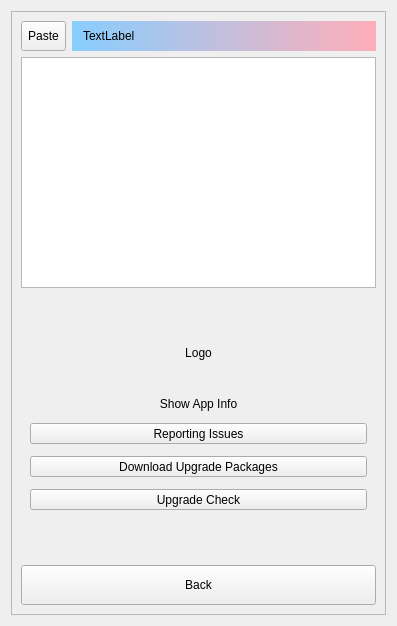
<?xml version="1.0" encoding="UTF-8"?>
<ui version="4.0">
 <class>dlgRemarks</class>
 <widget class="QDialog" name="dlgRemarks">
  <property name="geometry">
   <rect>
    <x>0</x>
    <y>0</y>
    <width>397</width>
    <height>626</height>
   </rect>
  </property>
  <property name="windowTitle">
   <string>About</string>
  </property>
  <layout class="QVBoxLayout" name="verticalLayout_3">
   <item>
    <widget class="QFrame" name="frame">
     <property name="frameShape">
      <enum>QFrame::StyledPanel</enum>
     </property>
     <property name="frameShadow">
      <enum>QFrame::Raised</enum>
     </property>
     <layout class="QVBoxLayout" name="verticalLayout_2">
      <item>
       <layout class="QHBoxLayout" name="horizontalLayout_3">
        <item>
         <widget class="QToolButton" name="btnPaste">
          <property name="sizePolicy">
           <sizepolicy hsizetype="Fixed" vsizetype="Preferred">
            <horstretch>0</horstretch>
            <verstretch>0</verstretch>
           </sizepolicy>
          </property>
          <property name="text">
           <string>Paste</string>
          </property>
         </widget>
        </item>
        <item>
         <widget class="QLabel" name="lblTitle">
          <property name="minimumSize">
           <size>
            <width>0</width>
            <height>30</height>
           </size>
          </property>
          <property name="styleSheet">
           <string notr="true">QLabel
{
border: 0px solid gray;
border-radius: 0px;
padding: 0 8px;
/*background: red;*/
 background-color:qlineargradient(spread:pad,x1:1,y1:0,x2:0,y2:0,stop:0 #FFAEB9,stop:1 #87CEFF);  
color:black;
selection-background-color: lightblue;
}</string>
          </property>
          <property name="text">
           <string>TextLabel</string>
          </property>
         </widget>
        </item>
       </layout>
      </item>
      <item>
       <widget class="QTextEdit" name="textEdit">
        <property name="sizePolicy">
         <sizepolicy hsizetype="Expanding" vsizetype="Expanding">
          <horstretch>0</horstretch>
          <verstretch>0</verstretch>
         </sizepolicy>
        </property>
       </widget>
      </item>
      <item>
       <widget class="QFrame" name="frameAbout">
        <property name="minimumSize">
         <size>
          <width>0</width>
          <height>100</height>
         </size>
        </property>
        <property name="frameShape">
         <enum>QFrame::NoFrame</enum>
        </property>
        <property name="frameShadow">
         <enum>QFrame::Raised</enum>
        </property>
        <layout class="QVBoxLayout" name="verticalLayout">
         <property name="spacing">
          <number>12</number>
         </property>
         <item>
          <spacer name="verticalSpacer_2">
           <property name="orientation">
            <enum>Qt::Vertical</enum>
           </property>
           <property name="sizeHint" stdset="0">
            <size>
             <width>20</width>
             <height>40</height>
            </size>
           </property>
          </spacer>
         </item>
         <item>
          <layout class="QHBoxLayout" name="horizontalLayout_2">
           <item>
            <spacer name="horizontalSpacer">
             <property name="orientation">
              <enum>Qt::Horizontal</enum>
             </property>
             <property name="sizeHint" stdset="0">
              <size>
               <width>40</width>
               <height>20</height>
              </size>
             </property>
            </spacer>
           </item>
           <item>
            <widget class="QLabel" name="lblLogo">
             <property name="sizePolicy">
              <sizepolicy hsizetype="Fixed" vsizetype="Fixed">
               <horstretch>0</horstretch>
               <verstretch>0</verstretch>
              </sizepolicy>
             </property>
             <property name="minimumSize">
              <size>
               <width>45</width>
               <height>0</height>
              </size>
             </property>
             <property name="text">
              <string>Logo</string>
             </property>
             <property name="alignment">
              <set>Qt::AlignCenter</set>
             </property>
            </widget>
           </item>
           <item>
            <spacer name="horizontalSpacer_2">
             <property name="orientation">
              <enum>Qt::Horizontal</enum>
             </property>
             <property name="sizeHint" stdset="0">
              <size>
               <width>40</width>
               <height>20</height>
              </size>
             </property>
            </spacer>
           </item>
          </layout>
         </item>
         <item>
          <widget class="QLabel" name="lblSpace">
           <property name="minimumSize">
            <size>
             <width>0</width>
             <height>10</height>
            </size>
           </property>
           <property name="maximumSize">
            <size>
             <width>16777215</width>
             <height>10</height>
            </size>
           </property>
           <property name="text">
            <string/>
           </property>
          </widget>
         </item>
         <item>
          <widget class="QLabel" name="lblAbout">
           <property name="text">
            <string>Show App Info</string>
           </property>
           <property name="alignment">
            <set>Qt::AlignCenter</set>
           </property>
          </widget>
         </item>
         <item>
          <widget class="QToolButton" name="btnHomePage">
           <property name="sizePolicy">
            <sizepolicy hsizetype="Preferred" vsizetype="Fixed">
             <horstretch>0</horstretch>
             <verstretch>0</verstretch>
            </sizepolicy>
           </property>
           <property name="text">
            <string>Reporting Issues</string>
           </property>
          </widget>
         </item>
         <item>
          <widget class="QToolButton" name="btnDownloadUP">
           <property name="sizePolicy">
            <sizepolicy hsizetype="Preferred" vsizetype="Fixed">
             <horstretch>0</horstretch>
             <verstretch>0</verstretch>
            </sizepolicy>
           </property>
           <property name="text">
            <string>Download Upgrade Packages</string>
           </property>
          </widget>
         </item>
         <item>
          <widget class="QToolButton" name="btnCheckUpdate">
           <property name="sizePolicy">
            <sizepolicy hsizetype="Preferred" vsizetype="Fixed">
             <horstretch>0</horstretch>
             <verstretch>0</verstretch>
            </sizepolicy>
           </property>
           <property name="text">
            <string>Upgrade Check</string>
           </property>
          </widget>
         </item>
         <item>
          <spacer name="verticalSpacer">
           <property name="orientation">
            <enum>Qt::Vertical</enum>
           </property>
           <property name="sizeHint" stdset="0">
            <size>
             <width>20</width>
             <height>40</height>
            </size>
           </property>
          </spacer>
         </item>
        </layout>
       </widget>
      </item>
      <item>
       <widget class="QToolButton" name="btnBack">
        <property name="sizePolicy">
         <sizepolicy hsizetype="Preferred" vsizetype="Fixed">
          <horstretch>0</horstretch>
          <verstretch>0</verstretch>
         </sizepolicy>
        </property>
        <property name="minimumSize">
         <size>
          <width>0</width>
          <height>40</height>
         </size>
        </property>
        <property name="text">
         <string>Back</string>
        </property>
       </widget>
      </item>
     </layout>
    </widget>
   </item>
  </layout>
 </widget>
 <resources/>
 <connections/>
</ui>
